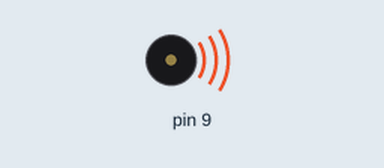
Recording of a sketch running on a simulated Arduino Uno, built with avr-gcc and run on an emulated ATmega328P. Parts: buzzer (waves = sounding).

Above: at 0.5 s.
Timing chart, 0 to 4.6 s (numbered marks = the images above):
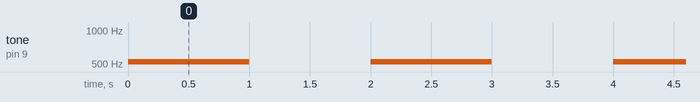

Measured:
- by itself, tone on pin 9: alternates 523 Hz for 1.0 s and silent for 1.0 s

The sketch:

tone-blinkies.ino
```cpp
void setup() {
  pinMode(9, OUTPUT);
}

void loop() {
  tone(9, 523, 1000); // play C5 (523 Hz) for 1sec async
  delay(2000);
}
```
